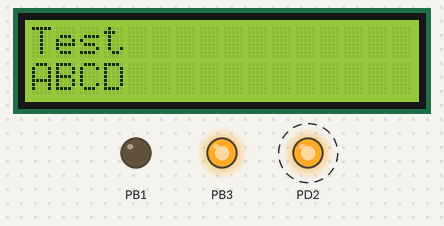
Simulated run of this program. Board: ATmega328P, built with avr-gcc and emulated at 8 MHz (the files do not name the chip). On the bench: 16×2 character LCD, output pins drawn as LEDs (lit = HIGH). Wiring (inferred from the signals the program sends): character LCD (HD44780): RS PB0; E PB2; data PB4, PB5, PB6, PB7. Dashed ring = blinking. Pins used as bus, display or sensor lines are not drawn.

Above: at 0.1 s.
Timing chart, 0 to 130.0 s (numbered marks = the images above):
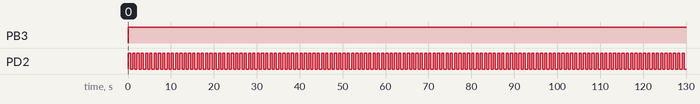

Measured:
- by itself, PB3: LOW → HIGH at 0.02 s
- by itself, PD2: alternates HIGH for 0.50 s and LOW for 0.50 s

The program:

main.c
```c
#define F_CPU 8000000
#include <avr/io.h>
#include <util/delay.h>
#include "LCD.h"


int main(void)
{
	LcdInit();
	LcdSetCursor(0,0,"Test");
	LcdSetCursor(0,1,"ABCD");
	DDRD|=(1<<2);
	while (1)
	{
		PORTD|=(1<<2);
		_delay_ms(500);
		PORTD&=~(1<<2);
		_delay_ms(500);


	}
}
```

LCD.h
```c
/*
 * _1602LCDI2C.h
 *
 * Created: 5/16/2020 12:32:15 AM
 *  Author: Dilan
 */


#ifndef LCDI2C_H_
#define LCDI2C_H_

#define LCD_CLEARDISPLAY 0x01
#define LCD_RETURNHOME 0x02
#define LCD_ENTRYMODESET 0x04
#define LCD_DISPLAYCONTROL 0x08
#define LCD_CURSORSHIFT 0x10
#define LCD_FUNCTIONSET 0x20
#define LCD_SETCGRAMADDR 0x40
#define LCD_SETDDRAMADDR 0x80

// flags for display entry mode
#define LCD_ENTRYRIGHT 0x00
#define LCD_ENTRYLEFT 0x02
#define LCD_ENTRYSHIFTINCREMENT 0x01
#define LCD_ENTRYSHIFTDECREMENT 0x00

// flags for display on/off control
#define LCD_DISPLAYON 0x04
#define LCD_DISPLAYOFF 0x00
#define LCD_CURSORON 0x02
#define LCD_CURSOROFF 0x00
#define LCD_BLINKON 0x01
#define LCD_BLINKOFF 0x00

// flags for display/cursor shift
#define LCD_DISPLAYMOVE 0x08
#define LCD_CURSORMOVE 0x00
#define LCD_MOVERIGHT 0x04
#define LCD_MOVELEFT 0x00

// flags for function set
#define LCD_8BITMODE 0x10
#define LCD_4BITMODE 0x00
#define LCD_2LINE 0x08
#define LCD_1LINE 0x00
#define LCD_5x10DOTS 0x04
#define LCD_5x8DOTS 0x00


//LcdCommand(LCD_DISPLAYCONTROL|LCD_DISPLAYON|LCD_BLINKON);  Blinlk on
//LcdCommand(LCD_CURSORSHIFT|LCD_CURSORMOVE|LCD_MOVERIGHT);  Cursor right
//LcdCommand(LCD_CURSORSHIFT|LCD_DISPLAYMOVE|LCD_MOVELEFT);  Display shift

#include <avr/io.h>
#include <util/delay.h>


void LcdInit();
void LcdCommand(uint8_t command);
void Lcd4bitdata(uint8_t bitdata,uint8_t RSvalue);
void LcdChar(uint8_t Lcdcharval);
void LcdString (char *str);
void LcdBacklight(uint8_t Backlightdata);
void LcdSetCursor(uint8_t xaxis, uint8_t yaxis,char*str);
void LcdCursor(uint8_t Cursor);
void LcdScroll(uint8_t side);


uint8_t deviceAdress; //I2C Adress
uint8_t Backlight=1; //Backlight state


/*Define Enable & Reset */
#define EN 0b00000100
#define RST 0b00000001


void LcdInit(){
	LcdBacklight(1);
	_delay_ms(20); // LCD power On delay

	DDRB=0xFF;


	LcdCommand(LCD_RETURNHOME);		/*Return home  */

	LcdCommand(LCD_FUNCTIONSET|LCD_4BITMODE|LCD_2LINE);              /* 2 line, 5*7 matrix in 4-bit mode */
	LcdCommand(LCD_DISPLAYCONTROL|LCD_DISPLAYON|LCD_CURSOROFF);              /* Display on cursor off*/
	LcdCommand(LCD_ENTRYMODESET|LCD_ENTRYLEFT|LCD_ENTRYSHIFTDECREMENT);              /* Increment cursor (shift cursor to right)*/
	LcdCommand(LCD_CLEARDISPLAY);


}

void LcdBacklight(uint8_t Backlightdata){
	if (Backlightdata==1)
	{Backlight=0b00001000;
	}
	else
	{Backlight=0b00000000;
	}

}

void LcdCommand(uint8_t command){
	Lcd4bitdata(command&0xF0,0);
	Lcd4bitdata((command<<4)&0xF0,0);

}

void LcdChar(uint8_t Lcdcharval){
	Lcd4bitdata(Lcdcharval&0xF0,1);
	Lcd4bitdata((Lcdcharval<<4)&0xF0,1);

}

void LcdSetCursor(uint8_t xaxis, uint8_t yaxis,char*str){
	uint8_t tempcommand;
	switch(yaxis){
		case 0:tempcommand=0x80;break;  //yaxis =0
		case 1:tempcommand=0xC0;break;
		case 2:tempcommand=0x94;break;
		case 3:tempcommand=0xd4;break;
	}
	LcdCommand(tempcommand|(0x0F&xaxis));
	LcdString(str);

}

void LcdString (char *str)		/* Send string to LCD function */
{
	int i;
	for(i=0;str[i]!=0;i++)		/* Send each char of string till the NULL */
	{
		LcdChar(str[i]);
	}
}
void LcdCursor(uint8_t Cursor){
	if (Cursor==0)
	{LcdCommand(0xC);
	}
	else
	{
	}

}


void Lcd4bitdata(uint8_t bitdata,uint8_t RSvalue){

	PORTB=((bitdata|RSvalue|Backlight));

	PORTB=(((bitdata|EN)|RSvalue|Backlight));

	_delay_us(200);

	PORTB=(((bitdata&~EN)|RSvalue|Backlight));

	_delay_ms(2);

}


#endif /* 1602LCDI2C_H_ */
```
